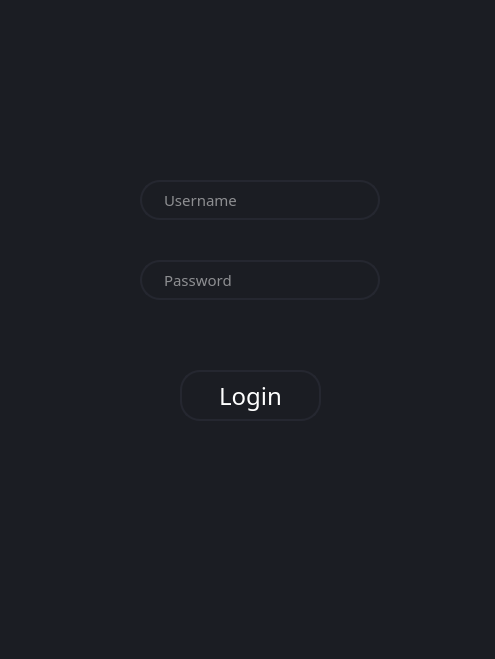
<?xml version="1.0" encoding="UTF-8"?>
<ui version="4.0">
 <class>Dialog</class>
 <widget class="QDialog" name="Dialog">
  <property name="geometry">
   <rect>
    <x>0</x>
    <y>0</y>
    <width>495</width>
    <height>659</height>
   </rect>
  </property>
  <property name="windowTitle">
   <string>Dialog</string>
  </property>
  <property name="autoFillBackground">
   <bool>false</bool>
  </property>
  <property name="styleSheet">
   <string notr="true">background-color: rgb(27, 29, 35);</string>
  </property>
  <widget class="QLineEdit" name="usernameText">
   <property name="geometry">
    <rect>
     <x>140</x>
     <y>180</y>
     <width>240</width>
     <height>40</height>
    </rect>
   </property>
   <property name="font">
    <font>
     <family>Cloud Light</family>
     <pointsize>11</pointsize>
     <weight>50</weight>
     <bold>false</bold>
    </font>
   </property>
   <property name="styleSheet">
    <string notr="true">QLineEdit {
	border: 2px solid rgb(37,39,48);
	border-radius: 20px;
	color: #FFF;
	padding-left: 20px;
	padding-right: 20px;
	backgroud-color: rgb(27, 29, 35);
}
QLineEdit:hover {
	border: 2px solid rgb(48, 50, 62);
}
QLineEdit:focus {
	border: 2px solid rgb(85, 170, 255);
backgroud-color: rgb(43, 45, 56);
}</string>
   </property>
   <property name="placeholderText">
    <string>Username</string>
   </property>
  </widget>
  <widget class="QLineEdit" name="passwordText">
   <property name="geometry">
    <rect>
     <x>140</x>
     <y>260</y>
     <width>240</width>
     <height>40</height>
    </rect>
   </property>
   <property name="font">
    <font>
     <family>Cloud Light</family>
     <pointsize>11</pointsize>
     <weight>50</weight>
     <bold>false</bold>
    </font>
   </property>
   <property name="styleSheet">
    <string notr="true">QLineEdit {
	border: 2px solid rgb(37,39,48);
	border-radius: 20px;
	color: #FFF;
	padding-left: 20px;
	padding-right: 20px;
	backgroud-color: rgb(27, 29, 35);
}
QLineEdit:hover {
	border: 2px solid rgb(48, 50, 62);
}
QLineEdit:focus {
	border: 2px solid rgb(85, 170, 255);
backgroud-color: rgb(43, 45, 56);
}</string>
   </property>
   <property name="placeholderText">
    <string>Password</string>
   </property>
  </widget>
  <widget class="QPushButton" name="loginbutton">
   <property name="geometry">
    <rect>
     <x>180</x>
     <y>370</y>
     <width>141</width>
     <height>51</height>
    </rect>
   </property>
   <property name="font">
    <font>
     <family>Cloud Light</family>
     <pointsize>18</pointsize>
    </font>
   </property>
   <property name="styleSheet">
    <string notr="true">QPushButton {
	border: 2px solid rgb(37,39,48);
	border-radius: 20px;
	color: #FFF;
	padding-left: 20px;
	padding-right: 20px;
	backgroud-color: rgb(27, 29, 35);
}
QPushButton:hover {
	border: 2px solid rgb(48, 50, 62);
}
QPushButton:hover:pressed
{
  border: 2px solid rgb(255, 73, 73);
}</string>
   </property>
   <property name="text">
    <string>Login</string>
   </property>
  </widget>
 </widget>
 <resources/>
 <connections/>
</ui>
